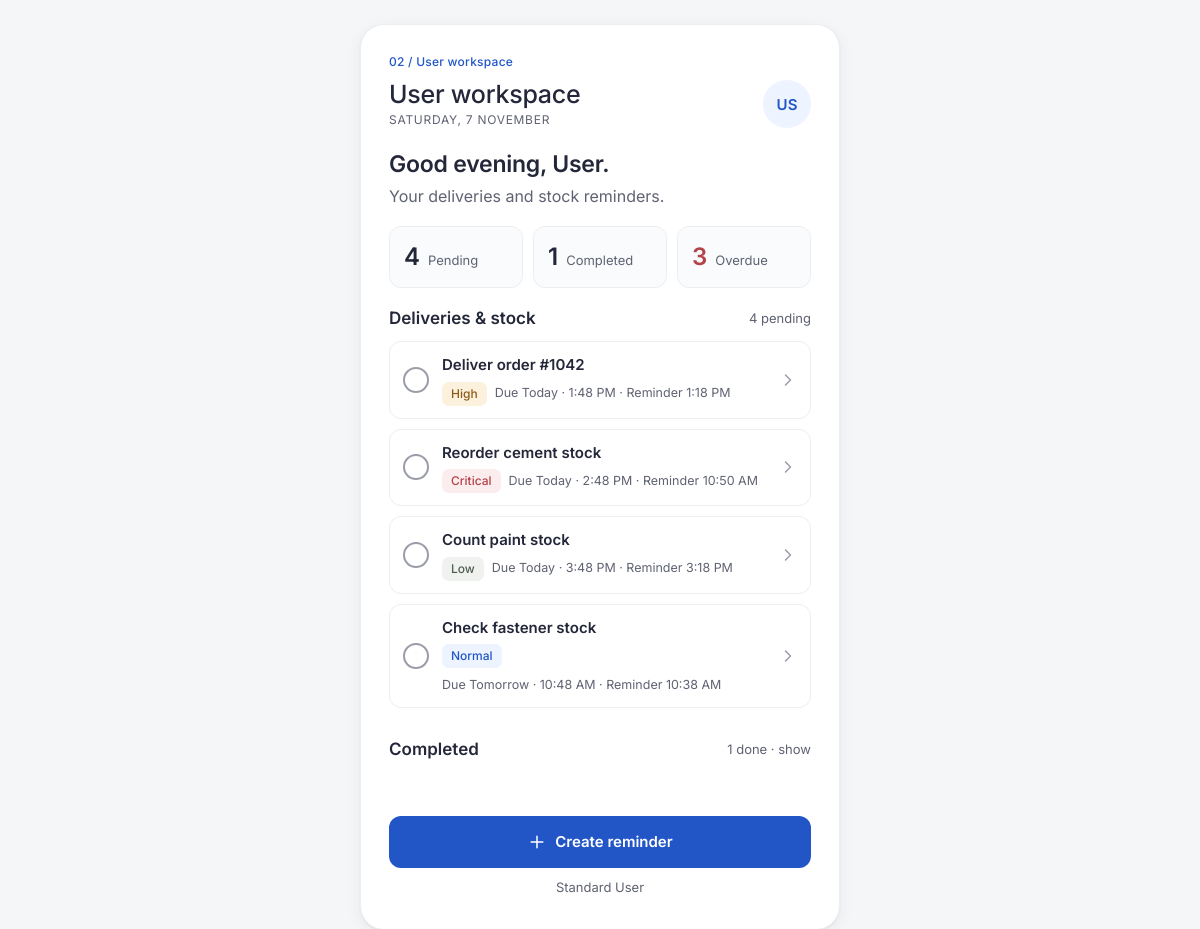
The page /dashboard.php (signed in) on the database its author committed.
### tables this page shows
CREATE TABLE reminder (
  reminder_id      INT        NOT NULL AUTO_INCREMENT,
  task_id          INT        NOT NULL,
  profile_id       INT        NOT NULL,
  scheduled_time   DATETIME   NOT NULL,
  is_sent          TINYINT(1) NOT NULL DEFAULT 0,
  sent_at          DATETIME   NULL,
  is_acknowledged  TINYINT(1) NOT NULL DEFAULT 0,
  acknowledged_at  DATETIME   NULL,
  is_dismissed     TINYINT(1) NOT NULL DEFAULT 0,
  dismissed_at     DATETIME   NULL,
   
  closed_by_completion TINYINT(1) NOT NULL DEFAULT 0,
  PRIMARY KEY (reminder_id),
  KEY idx_reminder_due (is_sent, scheduled_time),
  CONSTRAINT fk_reminder_task FOREIGN KEY (task_id)
    REFERENCES task (task_id) ON DELETE CASCADE,
  CONSTRAINT fk_reminder_profile FOREIGN KEY (profile_id)
    REFERENCES notification_profile (profile_id)
);

CREATE TABLE task (
  task_id        INT          NOT NULL AUTO_INCREMENT,
  user_id        INT          NOT NULL,
  title          VARCHAR(100) NOT NULL,
  due_date       DATETIME     NOT NULL,
  priority_level ENUM('Low','Normal','High','Critical') NOT NULL,
  status         ENUM('Pending','Completed') NOT NULL DEFAULT 'Pending',
  completed_at   DATETIME     NULL,
  created_at     DATETIME     NOT NULL DEFAULT CURRENT_TIMESTAMP,
  updated_at     DATETIME     NOT NULL DEFAULT CURRENT_TIMESTAMP,
  PRIMARY KEY (task_id),
  KEY idx_task_user (user_id),
  CONSTRAINT fk_task_user FOREIGN KEY (user_id)
    REFERENCES standard_user (user_id) ON DELETE CASCADE
);

### includes/db.php (called while the page is built, shortened)
<?php
function db(): PDO
{
    static $pdo = null;
    $options = [
        PDO::ATTR_ERRMODE            => PDO::ERRMODE_EXCEPTION,
        PDO::ATTR_DEFAULT_FETCH_MODE => PDO::FETCH_ASSOC,
        PDO::ATTR_EMULATE_PREPARES   => false,
    ];
    try {
        $dsn = 'mysql:host=' . DB_HOST . ';port=' . DB_PORT . ';dbname=' . DB_NAME . ';charset=utf8mb4';
        $pdo = new PDO($dsn, DB_USER, DB_PASS, $options);
        $pdo->exec("SET time_zone = '+08:00'");
    } catch (PDOException $e) {
        db_unavailable($e->getMessage());
    }
    return $pdo;
}

### includes/layout.php (the view, shortened to what this page needs)
<?php
require_once __DIR__ . '/functions.php';
function page_start(string $title, array $o = []): void
{
    $acc    = current_account();
    $wide   = !empty($o['wide']);
    $poll   = !empty($o['poll']) && $acc && $acc['role'] === 'User';
    ?>
<!doctype html>
<html lang="en">
<head>
<link rel="stylesheet" href="<?= h(url('assets/css/app.css')) ?>?v=3">
</head>
<body class="<?= h($o['body'] ?? '') ?>"
      data-base="<?= h(BASE_URL) ?>"
      data-csrf="<?= h(csrf_token()) ?>"
      data-poll="<?= $poll ? '1' : '0' ?>"
      data-poll-ms="<?= (int) POLL_INTERVAL_MS ?>">
<main id="main" class="shell<?= $wide ? ' shell-wide' : '' ?>">
  <div class="screen">
    <?php if (!empty($o['screen'])): ?><div class="screen-tag"><?= h($o['screen']) ?></div><?php endif; ?>
    <header class="page-head">
      <div class="page-head-text">
        <h1 class="h-page"><?= h($title) ?></h1>
        <?php if (!empty($o['sub'])): ?><p class="overline"><?= h($o['sub']) ?></p><?php endif; ?>
      </div>
      <?php if (!empty($o['avatar']) && $acc): ?>
        <button type="button" class="avatar" data-open="profile-sheet" aria-label="Open profile and sign out" aria-haspopup="dialog"><?= h(initials($acc['name'])) ?></button>
      <?php endif; ?>
    </header>
    <?php
}
function page_end(): void
{
    ?>
  </div>
</main>
</body>
</html>
    <?php
}
function task_row(array $t): void
{
    $done = $t['status'] === 'Completed';
    $meta = $done
        ? 'Completed · ' . fmt_relative_day($t['completed_at'])
        : 'Due ' . fmt_relative_day($t['due_date']) . ' · Reminder ' . fmt_time($t['scheduled_time']);
    ?>
  <li class="task-row<?= $done ? ' is-done' : '' ?>">
    <?php if ($done): ?>
      <span class="check check-on" aria-label="Completed"><?= icon('check', 16) ?></span>
    <?php else: ?>
      <button type="button" class="check" aria-label="Mark &quot;<?= h($t['title']) ?>&quot; as completed"
              data-confirm="complete" data-task="<?= (int) $t['task_id'] ?>" data-title="<?= h($t['title']) ?>"></button>
    <?php endif; ?>
    <a class="task-link" href="<?= h(url('task_view.php?id=' . (int) $t['task_id'])) ?>">
      <span class="task-title"><?= h($t['title']) ?></span>
      <span class="task-meta"><?= priority_chip($t['priority_level']) ?><span><?= h($meta) ?></span></span>
    </a>
    <span class="task-chev" aria-hidden="true"><?= icon('chev', 20) ?></span>
  </li>
    <?php
}

### dashboard.php (shortened to what this page needs)
<?php
require_once __DIR__ . '/includes/layout.php';
$acc = require_role('User');
$st = db()->prepare(
    'SELECT t.*, r.reminder_id, r.scheduled_time, r.is_sent, r.sent_at, r.is_acknowledged, r.acknowledged_at,
            r.is_dismissed, r.dismissed_at, p.acknowledgment_mode
       FROM task t
       LEFT JOIN reminder r ON r.task_id = t.task_id
       LEFT JOIN notification_profile p ON p.profile_id = r.profile_id
      WHERE t.user_id = ?
      ORDER BY t.status DESC, t.due_date ASC'
);
$st->execute([(int) $acc['id']]);
$tasks = $st->fetchAll();
$pending   = array_values(array_filter($tasks, fn($t) => $t['status'] === 'Pending'));
$completed = array_values(array_filter($tasks, fn($t) => $t['status'] === 'Completed'));
$overdue   = count(array_filter($pending, fn($t) => strtotime($t['due_date']) < time()));
page_start('User workspace', ['sub' => strtoupper(date('l, j F')), 'avatar' => true, 'poll' => true, 'screen' => '02 / User workspace']);
?>
<section class="greet">
  <h2 class="h-greet"><?= h(greeting()) ?>, <?= h($acc['name']) ?>.</h2>
  <p class="muted">Your deliveries and stock reminders.</p>
</section>
<section class="counters" aria-label="Task summary">
  <div class="counter"><span class="counter-num"><?= count($pending) ?></span><span class="counter-label">Pending</span></div>
  <div class="counter"><span class="counter-num"><?= count($completed) ?></span><span class="counter-label">Completed</span></div>
  <div class="counter<?= $overdue ? ' counter-warn' : '' ?>"><span class="counter-num"><?= $overdue ?></span><span class="counter-label">Overdue</span></div>
</section>
<section aria-labelledby="pending-h">
  <div class="section-head">
    <h3 id="pending-h" class="h-section">Deliveries &amp; stock</h3>
    <span class="muted small"><?= count($pending) ?> pending</span>
  </div>
  <?php if (!$pending): ?>
    <div class="empty">
      <div class="hero-icon hero-icon-sm" aria-hidden="true"><?= icon('check', 26) ?></div>
      <p><b>All caught up.</b></p>
      <p class="muted small">Create a reminder for your next delivery or stock check.</p>
    </div>
  <?php else: ?>
    <ul class="task-list"><?php foreach ($pending as $t) { task_row($t); } ?></ul>
  <?php endif; ?>
</section>
<?php if ($completed): ?>
<section aria-labelledby="done-h">
  <details class="done-group">
    <summary class="section-head">
      <h3 id="done-h" class="h-section">Completed</h3>
      <span class="muted small"><?= count($completed) ?> done · show</span>
    </summary>
  </details>
</section>
<?php endif; ?>
<div class="sticky-cta">
  <a class="btn btn-primary btn-block" href="<?= h(url('task_form.php')) ?>"><?= icon('plus') ?> Create reminder</a>
  <p class="muted small center">Standard User</p>
</div>
<?php page_end(); ?>

### includes/functions.php (shortened to what this page needs)
<?php
require_once __DIR__ . '/db.php';
function h($v): string
{
    return htmlspecialchars((string) $v, ENT_QUOTES, 'UTF-8');
}
function url(string $path = ''): string
{
    return BASE_URL . '/' . ltrim($path, '/');
}
function current_account(): ?array
{
    return $_SESSION['account'] ?? null;
}
function csrf_token(): string
{
    return $_SESSION['csrf'];
}
function priority_class(string $p): string
{
    return 'p-' . strtolower($p);
}
function priority_chip(string $p): string
{
    return '<span class="chip ' . priority_class($p) . '">' . h($p) . '</span>';
}
function fmt_time(?string $dt): string
{
    return $dt ? date('g:i A', strtotime($dt)) : '—';
}
function fmt_relative_day(?string $dt): string
{
    $d = date('Y-m-d', strtotime($dt));
    if ($d === date('Y-m-d')) {
        return 'Today · ' . fmt_time($dt);
    }
    if ($d === date('Y-m-d', strtotime('+1 day'))) {
        return 'Tomorrow · ' . fmt_time($dt);
    }
    if ($d === date('Y-m-d', strtotime('-1 day'))) {
        return 'Yesterday · ' . fmt_time($dt);
    }
    return date('j M · g:i A', strtotime($dt));
}
function greeting(): string
{
    $hr = (int) date('G');
    return $hr < 12 ? 'Good morning' : ($hr < 18 ? 'Good afternoon' : 'Good evening');
}
function initials(string $name): string
{
    $parts = preg_split('/\s+/', trim($name));
    $i = strtoupper(mb_substr($parts[0] ?? 'U', 0, 1));
    if (count($parts) > 1) {
        $i .= strtoupper(mb_substr(end($parts), 0, 1));
    } else {
        $i .= strtoupper(mb_substr($parts[0] ?? 'D', 1, 1));
    }
    return $i;
}
function icon(string $name, int $size = 20): string
{
    $p = [
        'back'     => '<path d="M15 18l-6-6 6-6"/>',
        'chev'     => '<path d="M9 6l6 6-6 6"/>',
        'plus'     => '<path d="M12 5v14M5 12h14"/>',
        'arrow'    => '<path d="M5 12h14M13 6l6 6-6 6"/>',
        'check'    => '<path d="M5 12.5l4.5 4.5L19 7.5"/>',
        'bell'     => '<path d="M6 16V11a6 6 0 1112 0v5l1.5 2h-15L6 16z"/><path d="M10 20a2 2 0 004 0"/>',
        'cal'      => '<rect x="4" y="5" width="16" height="15" rx="2"/><path d="M4 10h16M9 3v4M15 3v4"/>',
        'audio'    => '<path d="M4 10v4h4l5 4V6L8 10H4z"/><path d="M16 9a4 4 0 010 6"/>',
        'vibrate'  => '<rect x="8" y="4" width="8" height="16" rx="2"/><path d="M4 9v6M20 9v6"/>',
        'shield'   => '<path d="M12 3l7 3v6c0 4.5-3 7.5-7 9-4-1.5-7-4.5-7-9V6l7-3z"/><path d="M9 12l2 2 4-4"/>',
        'info'     => '<circle cx="12" cy="12" r="9"/><path d="M12 11v5M12 8h.01"/>',
        'alert'    => '<circle cx="12" cy="12" r="9"/><path d="M12 7v6M12 16h.01"/>',
        'lock'     => '<rect x="5" y="11" width="14" height="9" rx="2"/><path d="M8 11V8a4 4 0 118 0v3"/>',
        'mail'     => '<rect x="3" y="5" width="18" height="14" rx="2"/><path d="M3 7l9 6 9-6"/>',
        'eye'      => '<path d="M2 12s3.5-7 10-7 10 7 10 7-3.5 7-10 7S2 12 2 12z"/><circle cx="12" cy="12" r="3"/>',
        'edit'     => '<path d="M4 20h4L19 9l-4-4L4 16v4z"/>',
        'trash'    => '<path d="M4 7h16M9 7V4h6v3M6 7l1 13h10l1-13"/>',
        'logout'   => '<path d="M15 4h4v16h-4M10 8l-4 4 4 4M6 12h10"/>',
        'user'     => '<circle cx="12" cy="8" r="4"/><path d="M4 20c1.5-4 5-5 8-5s6.5 1 8 5"/>',
        'sliders'  => '<path d="M4 6h10M18 6h2M4 12h4M12 12h8M4 18h12M20 18h0"/><circle cx="16" cy="6" r="2"/><circle cx="10" cy="12" r="2"/><circle cx="18" cy="18" r="2"/>',
        'play'     => '<path d="M8 5l11 7-11 7V5z"/>',
        'undo'     => '<path d="M9 14L4 9l5-5"/><path d="M4 9h11a5 5 0 010 10h-3"/>',
        'clock'    => '<circle cx="12" cy="12" r="9"/><path d="M12 7v5l3 2"/>',
        'list'     => '<path d="M8 6h12M8 12h12M8 18h12M4 6h.01M4 12h.01M4 18h.01"/>',
        'users'    => '<circle cx="9" cy="8" r="3.5"/><path d="M2.5 20c1-3.5 4-4.5 6.5-4.5s5.5 1 6.5 4.5"/><path d="M16 4.5a3.5 3.5 0 010 7M18 15.5c2 .5 3 2 3.5 4.5"/>',
        'x'        => '<path d="M6 6l12 12M18 6L6 18"/>',
        'send'     => '<path d="M4 12l16-8-6 16-2-6-8-2z"/>',
    ][$name] ?? '';
    return '<svg class="ic" width="' . $size . '" height="' . $size . '" viewBox="0 0 24 24" fill="none" stroke="currentColor" stroke-width="1.8" stroke-linecap="round" stroke-linejoin="round" aria-hidden="true">' . $p . '</svg>';
}

### rows shown on the page
reminder: task.title "Deliver order #1042", task.priority_level "High", meta "Due Today · 1:48 PM · Reminder 1:18 PM", $size 20 (drawn)
reminder: task.title "Reorder cement stock", task.priority_level "Critical", meta "Due Today · 2:48 PM · Reminder 10:50 AM", $size 20 (drawn)
reminder: task.title "Count paint stock", task.priority_level "Low", meta "Due Today · 3:48 PM · Reminder 3:18 PM", $size 20 (drawn)
reminder: task.title "Check fastener stock", task.priority_level "Normal", meta "Due Tomorrow · 10:48 AM · Reminder 10:38 AM", $size 20 (drawn)

### other values the page prints
$o['screen'] "02 / User workspace"
$title "User workspace"
$o['sub'] "SATURDAY, 7 NOVEMBER"
initials($acc['name']) "US"
greeting() "Good evening"
$acc['name'] "User"
count($pending) "4"
count($completed) "1"
$overdue "3"
